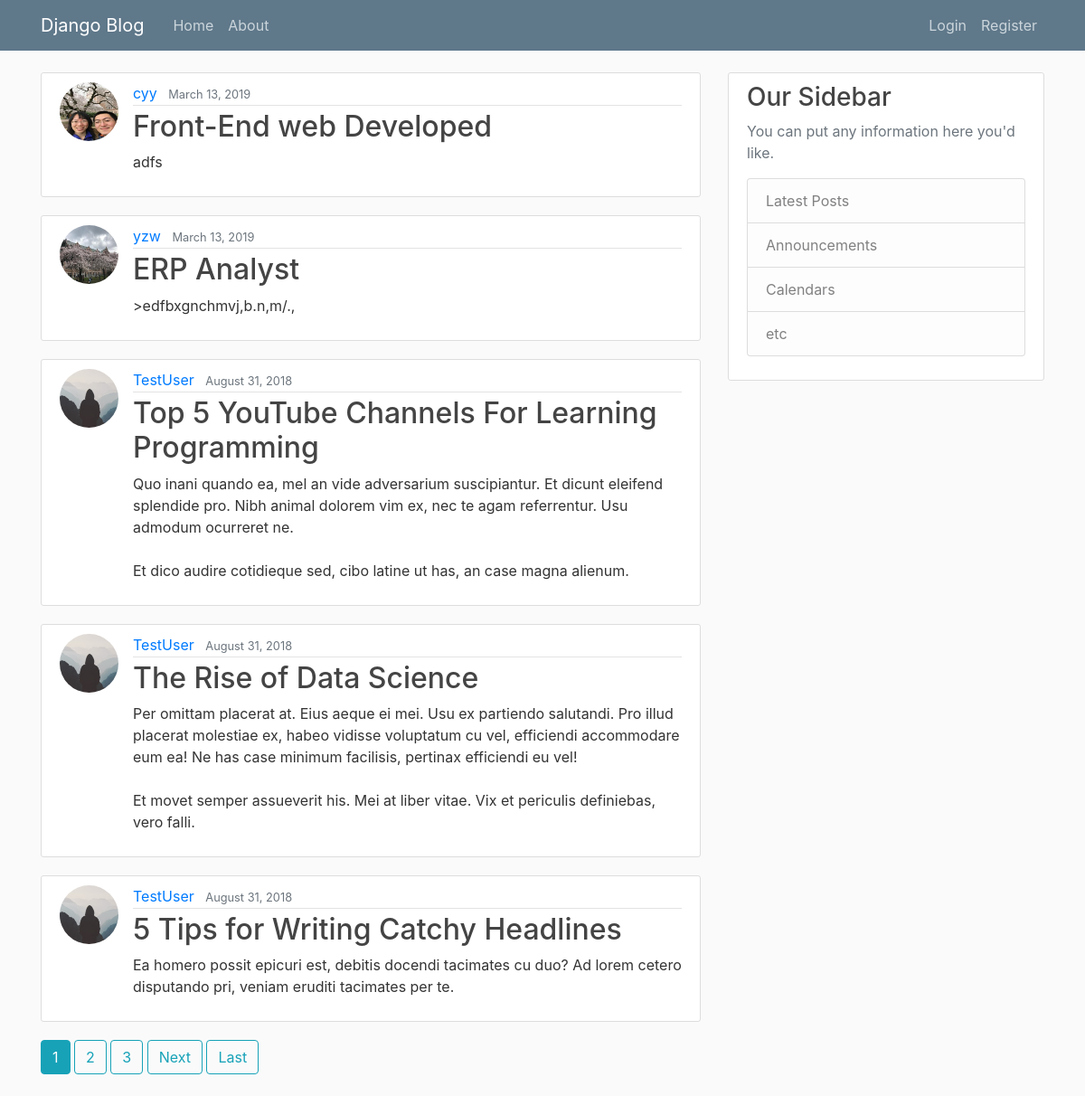
The page / on the database its author committed.
### blog/models.py (models this page shows, shortened)
class Post(models.Model):
    title = models.CharField(max_length=100)
    content = models.TextField()
    date_posted = models.DateTimeField(default=timezone.now)
    author = models.ForeignKey(User, on_delete=models.CASCADE)

### users/models.py (models this page shows, shortened)
class Profile(models.Model):
    user = models.OneToOneField(User, on_delete=models.CASCADE)
    image = models.ImageField(default='default.jpg', upload_to='profile_pics')

### blog/views.py (the view)
# urls.py: path('', PostListView.as_view(), name='blog-home'),
class PostListView(ListView):
    model = Post
    template_name = 'blog/home.html'  # <app>/<model>_<viewtype>.html
    context_object_name = 'posts'
    ordering = ['-date_posted']
    paginate_by = 5

### blog/templates/blog/home.html (shortened to what this page needs)
{% extends "blog/base.html" %}
{% block content %}
    {% for post in posts %}
        <article class="media content-section">
          <img class="rounded-circle article-img" src="{{ post.author.profile.image.url }}">
          <div class="media-body">
            <div class="article-metadata">
              <a class="mr-2" href="{% url 'user-posts' post.author.username %}">{{ post.author }}</a>
              <small class="text-muted">{{ post.date_posted|date:"F d, Y" }}</small>
            </div>
            <h2><a class="article-title" href="{% url 'post-detail' post.id %}">{{ post.title }}</a></h2>
            <p class="article-content">{{ post.content }}</p>
          </div>
        </article>
    {% endfor %}
    {% if is_paginated %}
      {% for num in page_obj.paginator.page_range %}
        {% if page_obj.number == num %}
          <a class="btn btn-info mb-4" href="?page={{ num }}">{{ num }}</a>
        {% elif num > page_obj.number|add:'-3' and num < page_obj.number|add:'3' %}
          <a class="btn btn-outline-info mb-4" href="?page={{ num }}">{{ num }}</a>
        {% endif %}
      {% endfor %}
      {% if page_obj.has_next %}
        <a class="btn btn-outline-info mb-4" href="?page={{ page_obj.next_page_number }}">Next</a>
        <a class="btn btn-outline-info mb-4" href="?page={{ page_obj.paginator.num_pages }}">Last</a>
      {% endif %}
    {% endif %}
{% endblock content %}

### blog/templates/blog/base.html (shortened to what this page needs)
{% load static %}
<!DOCTYPE html>
<html>
<head>
    <link rel="stylesheet" href="https://maxcdn.bootstrapcdn.com/bootstrap/4.0.0/css/bootstrap.min.css">
    <link rel="stylesheet" type="text/css" href="{% static 'blog/main.css' %}">
</head>
<body>
    <header class="site-header">
      <nav class="navbar navbar-expand-md navbar-dark bg-steel fixed-top">
        <div class="container">
          <a class="navbar-brand mr-4" href="{% url 'blog-home' %}">Django Blog</a>
          <div class="collapse navbar-collapse" id="navbarToggle">
            <div class="navbar-nav mr-auto">
              <a class="nav-item nav-link" href="{% url 'blog-home' %}">Home</a>
              <a class="nav-item nav-link" href="{% url 'blog-about' %}">About</a>
            </div>
            <div class="navbar-nav">
              {% if user.is_authenticated %}
                <a class="nav-item nav-link" href="{% url 'post-create' %}">New Post</a>
                <a class="nav-item nav-link" href="{% url 'profile' %}">Profile</a>
                <a class="nav-item nav-link" href="{% url 'logout' %}">Logout</a>
              {% else %}
                <a class="nav-item nav-link" href="{% url 'login' %}">Login</a>
                <a class="nav-item nav-link" href="{% url 'register' %}">Register</a>
              {% endif %}
            </div>
          </div>
        </div>
      </nav>
    </header>
    <main role="main" class="container">
      <div class="row">
        <div class="col-md-8">
          {% block content %}{% endblock %}
        </div>
        <div class="col-md-4">
          <div class="content-section">
            <h3>Our Sidebar</h3>
            <p class='text-muted'>You can put any information here you'd like.
              <ul class="list-group">
                <li class="list-group-item list-group-item-light">Latest Posts</li>
                <li class="list-group-item list-group-item-light">Announcements</li>
                <li class="list-group-item list-group-item-light">Calendars</li>
                <li class="list-group-item list-group-item-light">etc</li>
              </ul>
            </p>
          </div>
        </div>
      </div>
    </main>
</body>
</html>

### blog/static/blog/main.css (style rules this page uses)
body { background: #fafafa; color: #333333; margin-top: 5rem; }
h1, h2, h3, h4, h5, h6 { color: #444444; }
ul { margin: 0; }
.bg-steel { background-color: #5f788a; }
.site-header .navbar-nav .nav-link { color: #cbd5db; }
.content-section { background: #ffffff; padding: 10px 20px; border: 1px solid #dddddd; border-radius: 3px; margin-bottom: 20px; }
.article-title { color: #444444; }
.article-content { white-space: pre-line; }
.article-img { height: 65px; width: 65px; margin-right: 16px; }
.article-metadata { padding-bottom: 1px; margin-bottom: 4px; border-bottom: 1px solid #e3e3e3 }

### rows shown on the page
Post: author.profile.image (picture), author "cyy", date_posted "March 13, 2019", title "Front-End web Developed", content "adfs"
Post: author.profile.image (picture), author "yzw", date_posted "March 13, 2019", title "ERP Analyst", content ">edfbxgnchmvj,b.n,m/.,"
Post: author.profile.image (placeholder picture), author "TestUser", date_posted "August 31, 2018", title "Top 5 YouTube Channels For Learning Programming", content "Quo inani quando ea, mel an vide adversarium suscipiantur. Et dicunt eleifend splendide pro. Nibh animal dolorem vim ex, nec te agam referrentur. Usu admodum ocurreret ne. Et dico audire cotidieque sed, cibo latine ut has, an case magna alienum."
Post: author.profile.image (placeholder picture), author "TestUser", date_posted "August 31, 2018", title "The Rise of Data Science", content "Per omittam placerat at. Eius aeque ei mei. Usu ex partiendo salutandi. Pro illud placerat molestiae ex, habeo vidisse voluptatum cu vel, efficiendi accommodare eum ea! Ne has case minimum facilisis, pertinax efficiendi eu vel! Et movet semper assueverit his. Mei at liber vitae. Vix et periculis definiebas, vero falli."
Post: author.profile.image (placeholder picture), author "TestUser", date_posted "August 31, 2018", title "5 Tips for Writing Catchy Headlines", content "Ea homero possit epicuri est, debitis docendi tacimates cu duo? Ad lorem cetero disputando pri, veniam eruditi tacimates per te."

### other values the page prints
{{ num }} "1"
{{ num }} "2" "3"
